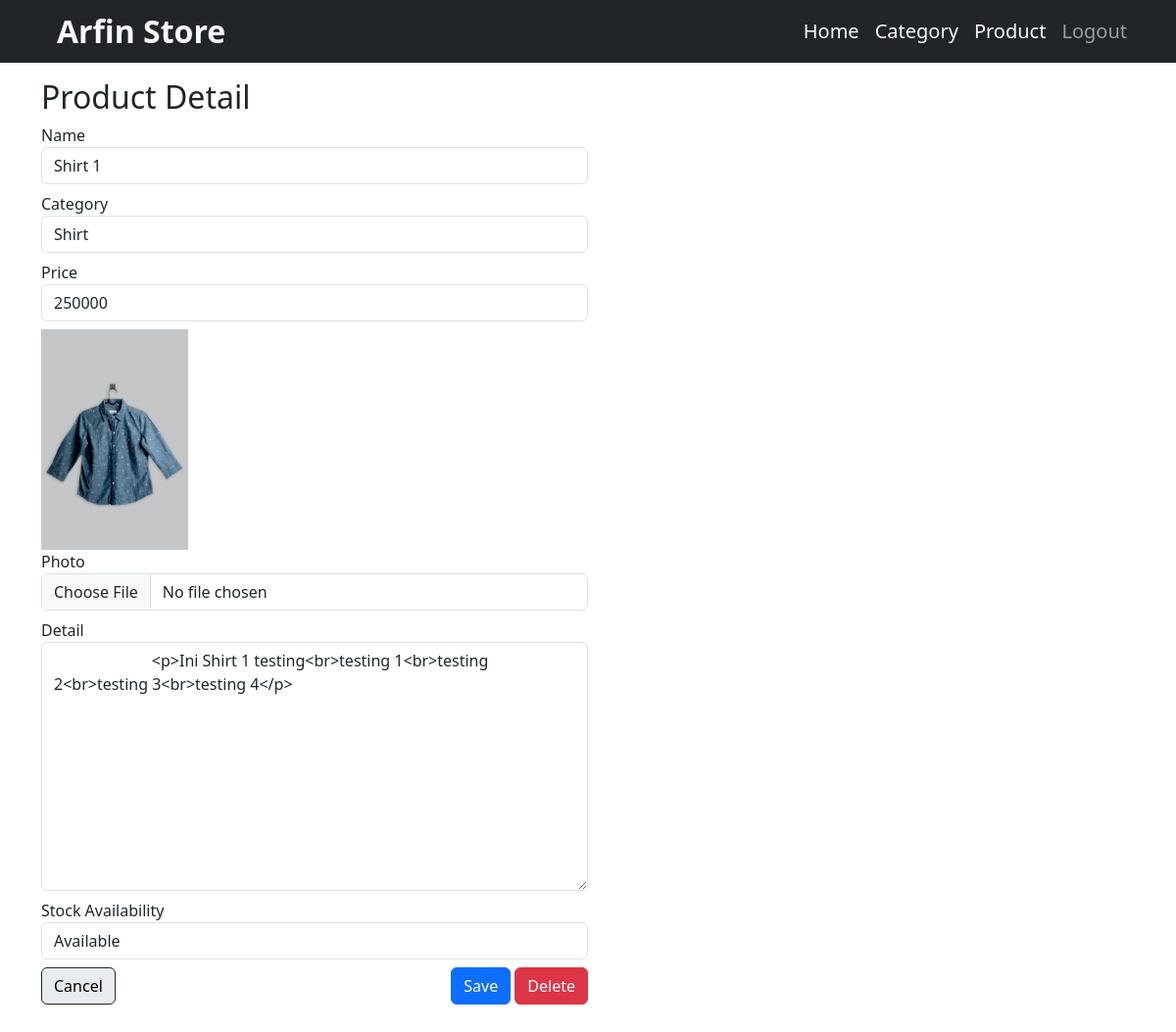
The app's page /admin/product-detail.php?id=4 (signed in) with its own data.
### tables this page shows
CREATE TABLE `product` (
  `id` int(4) NOT NULL,
  `kategori_id` int(3) NOT NULL,
  `nama` varchar(40) NOT NULL,
  `harga` int(10) NOT NULL,
  `foto` varchar(255) DEFAULT NULL,
  `detail` text DEFAULT NULL,
  `ketersediaan_stok` enum('Sold Out','Available') DEFAULT 'Available'
);

CREATE TABLE `category` (
  `id` int(3) NOT NULL,
  `nama` varchar(30) NOT NULL
);

### admin/product-detail.php (the view, shortened to what this page needs)
<?php
require "../connection.php";
$id = $_GET['id'];
$query = mysqli_query($con, "SELECT a.*, b.nama AS nama_kategori FROM product a JOIN category b ON a.kategori_id=b.id WHERE a.id='$id'");
$data = mysqli_fetch_array($query);
?>
<!DOCTYPE html>
<html lang="en">
<head>
    <link rel="stylesheet" href="../bootstrap/css/bootstrap.min.css">
</head>
<body>
    <?php require "./navbar.php" ?>
    <div class="container" style="margin-top: 10vh;">
        <div class="col-12 col-md-6">
            <h2>Product Detail</h2>
        </div>
        <div class="col-12 col-md-6 mb-5">
            <form action="" method="POST" enctype="multipart/form-data">
                <div class="mb-2">
                    <label for="name">Name</label>
                    <input type="text" id="name" name="nama" value="<?php echo $data['nama'] ?>" class="form-control" autocomplete="off" required>
                </div>
                <div class="mb-2">
                    <label for="category">Category</label>
                    <select name="category" id="category" class="form-control" required>
                        <option value="<?php echo $data['kategori_id']; ?>"><?php echo $data['nama_kategori'] ?></option>
                    </select>
                </div>
                <div class="mb-2">
                    <label for="price">Price</label>
                    <input type="number" class="form-control" value="<?php echo $data['harga']; ?>" name="harga" min="0" step="500" required>
                </div>
                <div>
                    <img src="../image/<?php echo $data['foto'] ?>" alt="Foto Product" style="width: 150px;">
                </div>
                <div class="mb-2">
                    <label for="photo">Photo</label>
                    <input type="file" name="foto" id="photo" class="form-control">
                </div>
                <div class="mb-2">
                    <label for="detail">Detail</label>
                    <textarea name="detail" id="detail" cols="30" rows="10" maxlength="500" class="form-control">
                        <?php echo htmlspecialchars_decode($data['detail']); ?>
                    </textarea>
                </div>
                <div class="mb-2">
                    <label for="stock">Stock Availability</label>
                    <select name="ketersediaan_stok" id="stock" class="form-control">
                        <option value="<?php echo $data['ketersediaan_stok']; ?>"><?php echo $data['ketersediaan_stok']; ?></option>
                    </select>
                </div>
                <div class="d-flex">
                    <a href="./product.php" class="btn btn-light border border-dark bg-body-secondary">Cancel</a>
                    <div class="ms-auto">
                        <button type="submit" class="btn btn-primary" name="btn-edit-product">Save</button>
                        <button type="submit" class="btn btn-danger" name="btn-delete-product" onclick="return confirm('Anda Yakin Menghapus Product ini')">Delete</button>
                    </div>
                </div>
            </form>
        </div>
    </div>
</body>
</html>

### records on screen
product: nama "Shirt 1", category "Shirt", harga "250000", foto (picture), detail "<p>Ini Shirt 1 testing<br>testing 1<br>testing 2<br>testing 3<br>testing 4</p>", ketersediaan_stok "Available"
